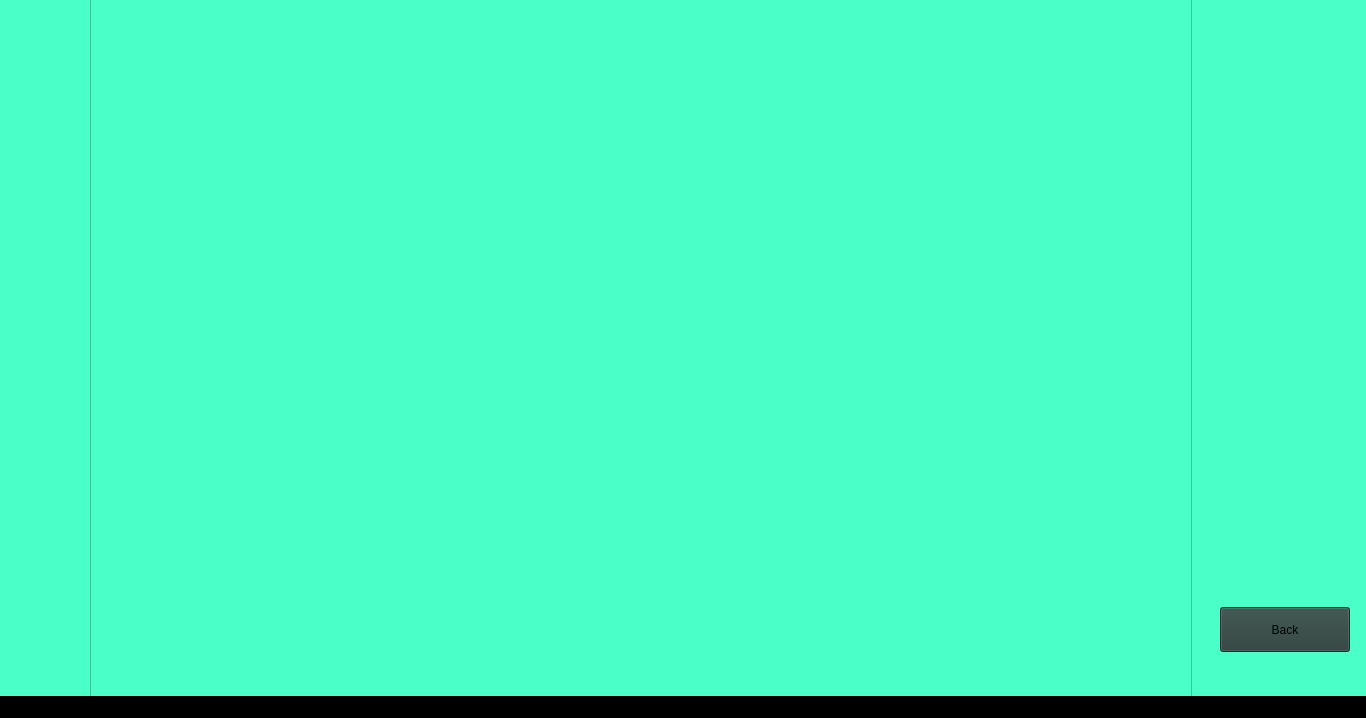
<?xml version="1.0" encoding="UTF-8"?>
<ui version="4.0">
 <class>MainWindow</class>
 <widget class="QMainWindow" name="MainWindow">
  <property name="geometry">
   <rect>
    <x>0</x>
    <y>0</y>
    <width>1366</width>
    <height>718</height>
   </rect>
  </property>
  <property name="windowTitle">
   <string>MainWindow</string>
  </property>
  <property name="styleSheet">
   <string notr="true">background-color: rgb(0, 0, 0);</string>
  </property>
  <widget class="QWidget" name="centralwidget">
   <widget class="QStackedWidget" name="stackedWidget">
    <property name="geometry">
     <rect>
      <x>0</x>
      <y>-43</y>
      <width>1366</width>
      <height>791</height>
     </rect>
    </property>
    <property name="styleSheet">
     <string notr="true">background-color: rgb(23, 162, 255);
background-color: rgb(75, 255, 201);</string>
    </property>
    <property name="currentIndex">
     <number>4</number>
    </property>
    <widget class="QWidget" name="mainMenu">
     <property name="styleSheet">
      <string notr="true">background-color: rgb(189, 189, 189);</string>
     </property>
     <widget class="QWidget" name="gridLayoutWidget">
      <property name="geometry">
       <rect>
        <x>0</x>
        <y>0</y>
        <width>1371</width>
        <height>711</height>
       </rect>
      </property>
      <layout class="QGridLayout" name="gridLayout">
       <item row="2" column="0">
        <widget class="QPushButton" name="strategiesButton">
         <property name="sizePolicy">
          <sizepolicy hsizetype="Minimum" vsizetype="Ignored">
           <horstretch>0</horstretch>
           <verstretch>0</verstretch>
          </sizepolicy>
         </property>
         <property name="maximumSize">
          <size>
           <width>130</width>
           <height>45</height>
          </size>
         </property>
         <property name="styleSheet">
          <string notr="true">background-color: rgb(42, 62, 58);
color: rgb(255, 255, 255);</string>
         </property>
         <property name="text">
          <string>Strategies</string>
         </property>
        </widget>
       </item>
       <item row="5" column="0">
        <widget class="QPushButton" name="transactionMenuButtton">
         <property name="sizePolicy">
          <sizepolicy hsizetype="Minimum" vsizetype="Ignored">
           <horstretch>0</horstretch>
           <verstretch>0</verstretch>
          </sizepolicy>
         </property>
         <property name="maximumSize">
          <size>
           <width>130</width>
           <height>45</height>
          </size>
         </property>
         <property name="styleSheet">
          <string notr="true">background-color: rgb(42, 62, 58);
color: rgb(255, 255, 255);</string>
         </property>
         <property name="text">
          <string>Transaction Menu</string>
         </property>
        </widget>
       </item>
       <item row="6" column="0">
        <widget class="QPushButton" name="exitButton">
         <property name="sizePolicy">
          <sizepolicy hsizetype="Minimum" vsizetype="Ignored">
           <horstretch>0</horstretch>
           <verstretch>0</verstretch>
          </sizepolicy>
         </property>
         <property name="maximumSize">
          <size>
           <width>130</width>
           <height>45</height>
          </size>
         </property>
         <property name="styleSheet">
          <string notr="true">background-color: rgb(42, 62, 58);
color: rgb(255, 255, 255);</string>
         </property>
         <property name="text">
          <string>EXIT</string>
         </property>
        </widget>
       </item>
       <item row="0" column="0">
        <widget class="QPushButton" name="portfolioButton">
         <property name="sizePolicy">
          <sizepolicy hsizetype="Minimum" vsizetype="Ignored">
           <horstretch>0</horstretch>
           <verstretch>0</verstretch>
          </sizepolicy>
         </property>
         <property name="maximumSize">
          <size>
           <width>130</width>
           <height>45</height>
          </size>
         </property>
         <property name="styleSheet">
          <string notr="true">background-color: rgb(42, 62, 58);
color: rgb(255, 255, 255);</string>
         </property>
         <property name="text">
          <string>Portofoliu</string>
         </property>
        </widget>
       </item>
       <item row="4" column="0">
        <widget class="QPushButton" name="riskManagementButton">
         <property name="sizePolicy">
          <sizepolicy hsizetype="Minimum" vsizetype="Ignored">
           <horstretch>0</horstretch>
           <verstretch>0</verstretch>
          </sizepolicy>
         </property>
         <property name="maximumSize">
          <size>
           <width>130</width>
           <height>45</height>
          </size>
         </property>
         <property name="styleSheet">
          <string notr="true">background-color: rgb(42, 62, 58);
color: rgb(255, 255, 255);</string>
         </property>
         <property name="text">
          <string>Risk Management</string>
         </property>
        </widget>
       </item>
       <item row="3" column="0">
        <widget class="QPushButton" name="analysisButton">
         <property name="sizePolicy">
          <sizepolicy hsizetype="Minimum" vsizetype="Ignored">
           <horstretch>0</horstretch>
           <verstretch>0</verstretch>
          </sizepolicy>
         </property>
         <property name="maximumSize">
          <size>
           <width>130</width>
           <height>45</height>
          </size>
         </property>
         <property name="styleSheet">
          <string notr="true">background-color: rgb(42, 62, 58);
color: rgb(255, 255, 255);</string>
         </property>
         <property name="text">
          <string>Analysis</string>
         </property>
        </widget>
       </item>
       <item row="1" column="0">
        <widget class="QPushButton" name="marketsButton">
         <property name="sizePolicy">
          <sizepolicy hsizetype="Minimum" vsizetype="Ignored">
           <horstretch>0</horstretch>
           <verstretch>0</verstretch>
          </sizepolicy>
         </property>
         <property name="maximumSize">
          <size>
           <width>130</width>
           <height>45</height>
          </size>
         </property>
         <property name="styleSheet">
          <string notr="true">background-color: rgb(42, 62, 58);
color: rgb(255, 255, 255);</string>
         </property>
         <property name="text">
          <string>Markets</string>
         </property>
        </widget>
       </item>
      </layout>
     </widget>
     <widget class="QCheckBox" name="demoModeToggleButton">
      <property name="geometry">
       <rect>
        <x>1210</x>
        <y>60</y>
        <width>111</width>
        <height>41</height>
       </rect>
      </property>
      <property name="sizePolicy">
       <sizepolicy hsizetype="Minimum" vsizetype="Minimum">
        <horstretch>0</horstretch>
        <verstretch>0</verstretch>
       </sizepolicy>
      </property>
      <property name="layoutDirection">
       <enum>Qt::LeftToRight</enum>
      </property>
      <property name="autoFillBackground">
       <bool>false</bool>
      </property>
      <property name="styleSheet">
       <string notr="true">background-color: rgb(42, 62, 58);
color: rgb(255, 255, 255);</string>
      </property>
      <property name="text">
       <string>Demo Mode</string>
      </property>
     </widget>
    </widget>
    <widget class="QWidget" name="apiMenu">
     <widget class="QWidget" name="gridLayoutWidget_6">
      <property name="geometry">
       <rect>
        <x>0</x>
        <y>180</y>
        <width>1361</width>
        <height>321</height>
       </rect>
      </property>
      <layout class="QGridLayout" name="gridLayout_4">
       <property name="sizeConstraint">
        <enum>QLayout::SetMinimumSize</enum>
       </property>
       <property name="spacing">
        <number>1</number>
       </property>
       <item row="3" column="0">
        <widget class="QLineEdit" name="secretApiKeyInput">
         <property name="sizePolicy">
          <sizepolicy hsizetype="Fixed" vsizetype="Fixed">
           <horstretch>0</horstretch>
           <verstretch>0</verstretch>
          </sizepolicy>
         </property>
         <property name="minimumSize">
          <size>
           <width>400</width>
           <height>50</height>
          </size>
         </property>
         <property name="styleSheet">
          <string notr="true">background-color: rgb(238, 255, 49);</string>
         </property>
         <property name="text">
          <string>API Secret Key</string>
         </property>
         <property name="alignment">
          <set>Qt::AlignCenter</set>
         </property>
        </widget>
       </item>
       <item row="2" column="0">
        <widget class="QLineEdit" name="apiKeyInput">
         <property name="sizePolicy">
          <sizepolicy hsizetype="Fixed" vsizetype="Fixed">
           <horstretch>0</horstretch>
           <verstretch>0</verstretch>
          </sizepolicy>
         </property>
         <property name="minimumSize">
          <size>
           <width>400</width>
           <height>50</height>
          </size>
         </property>
         <property name="layoutDirection">
          <enum>Qt::LeftToRight</enum>
         </property>
         <property name="styleSheet">
          <string notr="true">background-color: rgb(238, 255, 49);</string>
         </property>
         <property name="text">
          <string>API Key</string>
         </property>
         <property name="alignment">
          <set>Qt::AlignCenter</set>
         </property>
        </widget>
       </item>
       <item row="4" column="0">
        <widget class="QPushButton" name="apiLoginButton">
         <property name="styleSheet">
          <string notr="true">background-color: rgb(255, 242, 64);</string>
         </property>
         <property name="text">
          <string>Login</string>
         </property>
        </widget>
       </item>
      </layout>
     </widget>
    </widget>
    <widget class="QWidget" name="portfolioMenu">
     <property name="maximumSize">
      <size>
       <width>1366</width>
       <height>718</height>
      </size>
     </property>
     <property name="styleSheet">
      <string notr="true">background-color: rgb(189, 189, 189);</string>
     </property>
     <widget class="QPushButton" name="portfolioBackButton">
      <property name="geometry">
       <rect>
        <x>1220</x>
        <y>660</y>
        <width>130</width>
        <height>45</height>
       </rect>
      </property>
      <property name="sizePolicy">
       <sizepolicy hsizetype="Minimum" vsizetype="Ignored">
        <horstretch>0</horstretch>
        <verstretch>0</verstretch>
       </sizepolicy>
      </property>
      <property name="maximumSize">
       <size>
        <width>130</width>
        <height>45</height>
       </size>
      </property>
      <property name="styleSheet">
       <string notr="true">background-color: rgb(42, 62, 58);</string>
      </property>
      <property name="text">
       <string>Back</string>
      </property>
     </widget>
     <widget class="QWidget" name="gridLayoutWidget_2">
      <property name="geometry">
       <rect>
        <x>10</x>
        <y>-30</y>
        <width>1371</width>
        <height>801</height>
       </rect>
      </property>
      <layout class="QGridLayout" name="portfolioContentLayout">
       <item row="0" column="0">
        <widget class="QLabel" name="coinLabel">
         <property name="maximumSize">
          <size>
           <width>100</width>
           <height>50</height>
          </size>
         </property>
         <property name="styleSheet">
          <string notr="true">color: rgb(0, 0, 0);</string>
         </property>
         <property name="text">
          <string>TextLabel</string>
         </property>
         <property name="alignment">
          <set>Qt::AlignCenter</set>
         </property>
        </widget>
       </item>
       <item row="0" column="1">
        <widget class="QPushButton" name="pushButton">
         <property name="maximumSize">
          <size>
           <width>150</width>
           <height>150</height>
          </size>
         </property>
         <property name="styleSheet">
          <string notr="true">color: rgb(0, 0, 0);</string>
         </property>
         <property name="text">
          <string>PushButton</string>
         </property>
        </widget>
       </item>
      </layout>
     </widget>
    </widget>
    <widget class="QWidget" name="transactionMenu">
     <widget class="QWidget" name="gridLayoutWidget_7">
      <property name="geometry">
       <rect>
        <x>-20</x>
        <y>50</y>
        <width>1371</width>
        <height>701</height>
       </rect>
      </property>
      <layout class="QGridLayout" name="gridLayout_2">
       <item row="0" column="14">
        <widget class="QPushButton" name="analisysButton">
         <property name="sizePolicy">
          <sizepolicy hsizetype="Minimum" vsizetype="Ignored">
           <horstretch>0</horstretch>
           <verstretch>0</verstretch>
          </sizepolicy>
         </property>
         <property name="maximumSize">
          <size>
           <width>130</width>
           <height>45</height>
          </size>
         </property>
         <property name="styleSheet">
          <string notr="true">background-color: rgb(42, 62, 58);</string>
         </property>
         <property name="text">
          <string>Analisys</string>
         </property>
        </widget>
       </item>
       <item row="0" column="1">
        <widget class="QLabel" name="labelPrice">
         <property name="enabled">
          <bool>true</bool>
         </property>
         <property name="maximumSize">
          <size>
           <width>200</width>
           <height>200</height>
          </size>
         </property>
         <property name="styleSheet">
          <string notr="true">background-color: rgb(192, 176, 255);</string>
         </property>
         <property name="text">
          <string>Price</string>
         </property>
        </widget>
       </item>
       <item row="0" column="12">
        <widget class="QPushButton" name="sellButton">
         <property name="sizePolicy">
          <sizepolicy hsizetype="Minimum" vsizetype="Ignored">
           <horstretch>0</horstretch>
           <verstretch>0</verstretch>
          </sizepolicy>
         </property>
         <property name="maximumSize">
          <size>
           <width>130</width>
           <height>45</height>
          </size>
         </property>
         <property name="styleSheet">
          <string notr="true">background-color: rgb(42, 62, 58);</string>
         </property>
         <property name="text">
          <string>Sell</string>
         </property>
        </widget>
       </item>
       <item row="0" column="11">
        <widget class="QPushButton" name="buyButton">
         <property name="sizePolicy">
          <sizepolicy hsizetype="Minimum" vsizetype="Ignored">
           <horstretch>0</horstretch>
           <verstretch>0</verstretch>
          </sizepolicy>
         </property>
         <property name="maximumSize">
          <size>
           <width>130</width>
           <height>45</height>
          </size>
         </property>
         <property name="styleSheet">
          <string notr="true">background-color: rgb(42, 62, 58);</string>
         </property>
         <property name="text">
          <string>Buy</string>
         </property>
        </widget>
       </item>
       <item row="0" column="0">
        <widget class="QLabel" name="labelCoin">
         <property name="enabled">
          <bool>true</bool>
         </property>
         <property name="maximumSize">
          <size>
           <width>200</width>
           <height>200</height>
          </size>
         </property>
         <property name="styleSheet">
          <string notr="true">background-color: rgb(192, 176, 255);</string>
         </property>
         <property name="text">
          <string>Coin</string>
         </property>
        </widget>
       </item>
       <item row="0" column="13">
        <widget class="QPushButton" name="deployStrategyButton">
         <property name="sizePolicy">
          <sizepolicy hsizetype="Minimum" vsizetype="Ignored">
           <horstretch>0</horstretch>
           <verstretch>0</verstretch>
          </sizepolicy>
         </property>
         <property name="maximumSize">
          <size>
           <width>130</width>
           <height>45</height>
          </size>
         </property>
         <property name="styleSheet">
          <string notr="true">background-color: rgb(42, 62, 58);</string>
         </property>
         <property name="text">
          <string>Deploy strategy</string>
         </property>
        </widget>
       </item>
       <item row="3" column="14">
        <widget class="QPushButton" name="portfolioBackButton_2">
         <property name="sizePolicy">
          <sizepolicy hsizetype="Minimum" vsizetype="Ignored">
           <horstretch>0</horstretch>
           <verstretch>0</verstretch>
          </sizepolicy>
         </property>
         <property name="maximumSize">
          <size>
           <width>130</width>
           <height>45</height>
          </size>
         </property>
         <property name="styleSheet">
          <string notr="true">background-color: rgb(42, 62, 58);</string>
         </property>
         <property name="text">
          <string>Back</string>
         </property>
        </widget>
       </item>
       <item row="0" column="2">
        <widget class="QComboBox" name="evolutionBox">
         <property name="enabled">
          <bool>true</bool>
         </property>
         <property name="sizePolicy">
          <sizepolicy hsizetype="Ignored" vsizetype="Ignored">
           <horstretch>0</horstretch>
           <verstretch>0</verstretch>
          </sizepolicy>
         </property>
         <property name="maximumSize">
          <size>
           <width>500</width>
           <height>200</height>
          </size>
         </property>
         <item>
          <property name="text">
           <string>24h</string>
          </property>
         </item>
         <item>
          <property name="text">
           <string>7d</string>
          </property>
         </item>
         <item>
          <property name="text">
           <string>1m</string>
          </property>
         </item>
        </widget>
       </item>
       <item row="1" column="2">
        <widget class="QLabel" name="labelPriceEvolution">
         <property name="enabled">
          <bool>true</bool>
         </property>
         <property name="maximumSize">
          <size>
           <width>200</width>
           <height>44</height>
          </size>
         </property>
         <property name="styleSheet">
          <string notr="true">background-color: rgb(192, 176, 255);</string>
         </property>
         <property name="text">
          <string>Price Evolution</string>
         </property>
        </widget>
       </item>
      </layout>
     </widget>
    </widget>
    <widget class="QWidget" name="marketsMenu">
     <widget class="QWidget" name="layoutWidget">
      <property name="geometry">
       <rect>
        <x>90</x>
        <y>30</y>
        <width>1102</width>
        <height>770</height>
       </rect>
      </property>
      <layout class="QHBoxLayout" name="horizontalLayout_3">
       <item>
        <widget class="QScrollArea" name="scrollArea_2">
         <property name="sizePolicy">
          <sizepolicy hsizetype="Minimum" vsizetype="Expanding">
           <horstretch>0</horstretch>
           <verstretch>0</verstretch>
          </sizepolicy>
         </property>
         <property name="minimumSize">
          <size>
           <width>1100</width>
           <height>768</height>
          </size>
         </property>
         <property name="maximumSize">
          <size>
           <width>1366</width>
           <height>768</height>
          </size>
         </property>
         <property name="widgetResizable">
          <bool>true</bool>
         </property>
         <widget class="QWidget" name="scrollAreaWidgetContents_2">
          <property name="geometry">
           <rect>
            <x>0</x>
            <y>0</y>
            <width>1098</width>
            <height>766</height>
           </rect>
          </property>
          <layout class="QVBoxLayout" name="verticalLayout_2">
           <item>
            <layout class="QGridLayout" name="marketLayout"/>
           </item>
          </layout>
         </widget>
        </widget>
       </item>
      </layout>
     </widget>
     <widget class="QToolButton" name="marketsMenuBackButton">
      <property name="geometry">
       <rect>
        <x>1220</x>
        <y>650</y>
        <width>130</width>
        <height>45</height>
       </rect>
      </property>
      <property name="sizePolicy">
       <sizepolicy hsizetype="Minimum" vsizetype="Ignored">
        <horstretch>0</horstretch>
        <verstretch>0</verstretch>
       </sizepolicy>
      </property>
      <property name="maximumSize">
       <size>
        <width>130</width>
        <height>45</height>
       </size>
      </property>
      <property name="styleSheet">
       <string notr="true">background-color: rgb(42, 62, 58);</string>
      </property>
      <property name="text">
       <string>Back</string>
      </property>
     </widget>
    </widget>
    <widget class="QWidget" name="analysisMenu">
     <widget class="QWidget" name="gridLayoutWidget_3">
      <property name="geometry">
       <rect>
        <x>0</x>
        <y>0</y>
        <width>1371</width>
        <height>81</height>
       </rect>
      </property>
      <layout class="QGridLayout" name="gridLayout_3">
       <property name="sizeConstraint">
        <enum>QLayout::SetMinimumSize</enum>
       </property>
       <item row="2" column="1">
        <widget class="QPushButton" name="ViewTransactionHistory">
         <property name="sizePolicy">
          <sizepolicy hsizetype="Minimum" vsizetype="Ignored">
           <horstretch>0</horstretch>
           <verstretch>0</verstretch>
          </sizepolicy>
         </property>
         <property name="maximumSize">
          <size>
           <width>130</width>
           <height>45</height>
          </size>
         </property>
         <property name="styleSheet">
          <string notr="true">background-color: rgb(42, 62, 58);</string>
         </property>
         <property name="text">
          <string>View transaction history</string>
         </property>
        </widget>
       </item>
       <item row="2" column="0">
        <widget class="QPushButton" name="GenerateReport">
         <property name="sizePolicy">
          <sizepolicy hsizetype="Minimum" vsizetype="Ignored">
           <horstretch>0</horstretch>
           <verstretch>0</verstretch>
          </sizepolicy>
         </property>
         <property name="maximumSize">
          <size>
           <width>130</width>
           <height>45</height>
          </size>
         </property>
         <property name="styleSheet">
          <string notr="true">background-color: rgb(42, 62, 58);</string>
         </property>
         <property name="text">
          <string>Generate report </string>
         </property>
        </widget>
       </item>
      </layout>
     </widget>
     <widget class="QPushButton" name="analysisBackButton">
      <property name="geometry">
       <rect>
        <x>1110</x>
        <y>620</y>
        <width>130</width>
        <height>45</height>
       </rect>
      </property>
      <property name="sizePolicy">
       <sizepolicy hsizetype="Minimum" vsizetype="Ignored">
        <horstretch>0</horstretch>
        <verstretch>0</verstretch>
       </sizepolicy>
      </property>
      <property name="maximumSize">
       <size>
        <width>130</width>
        <height>45</height>
       </size>
      </property>
      <property name="styleSheet">
       <string notr="true">background-color: rgb(42, 62, 58);</string>
      </property>
      <property name="text">
       <string>Back</string>
      </property>
     </widget>
    </widget>
    <widget class="QWidget" name="strategiesMenu">
     <widget class="QWidget" name="gridLayoutWidget_4">
      <property name="geometry">
       <rect>
        <x>0</x>
        <y>0</y>
        <width>1371</width>
        <height>791</height>
       </rect>
      </property>
      <layout class="QGridLayout" name="gridLayout_9">
       <item row="2" column="0">
        <widget class="QPushButton" name="strategiesBackButton">
         <property name="sizePolicy">
          <sizepolicy hsizetype="Maximum" vsizetype="Maximum">
           <horstretch>0</horstretch>
           <verstretch>0</verstretch>
          </sizepolicy>
         </property>
         <property name="minimumSize">
          <size>
           <width>150</width>
           <height>50</height>
          </size>
         </property>
         <property name="styleSheet">
          <string notr="true">background-color: rgb(43, 43, 43);</string>
         </property>
         <property name="text">
          <string>Go back</string>
         </property>
        </widget>
       </item>
       <item row="0" column="0">
        <widget class="QPushButton" name="predefinedStrategiesButton_6">
         <property name="sizePolicy">
          <sizepolicy hsizetype="Maximum" vsizetype="Maximum">
           <horstretch>0</horstretch>
           <verstretch>0</verstretch>
          </sizepolicy>
         </property>
         <property name="minimumSize">
          <size>
           <width>150</width>
           <height>50</height>
          </size>
         </property>
         <property name="styleSheet">
          <string notr="true">background-color: rgb(43, 43, 43);</string>
         </property>
         <property name="text">
          <string>Predefined Strategies </string>
         </property>
        </widget>
       </item>
       <item row="1" column="0">
        <widget class="QPushButton" name="userStrategiesButton_6">
         <property name="sizePolicy">
          <sizepolicy hsizetype="Maximum" vsizetype="Maximum">
           <horstretch>0</horstretch>
           <verstretch>0</verstretch>
          </sizepolicy>
         </property>
         <property name="minimumSize">
          <size>
           <width>150</width>
           <height>50</height>
          </size>
         </property>
         <property name="styleSheet">
          <string notr="true">background-color: rgb(43, 43, 43);</string>
         </property>
         <property name="text">
          <string>Your strategies</string>
         </property>
        </widget>
       </item>
      </layout>
     </widget>
    </widget>
    <widget class="QWidget" name="riskManagementMenu">
     <widget class="QWidget" name="gridLayoutWidget_5">
      <property name="geometry">
       <rect>
        <x>0</x>
        <y>0</y>
        <width>1361</width>
        <height>771</height>
       </rect>
      </property>
      <layout class="QGridLayout" name="gridLayout_10">
       <item row="0" column="5">
        <widget class="QToolButton" name="portfolioButton_10">
         <property name="sizePolicy">
          <sizepolicy hsizetype="Minimum" vsizetype="Ignored">
           <horstretch>0</horstretch>
           <verstretch>0</verstretch>
          </sizepolicy>
         </property>
         <property name="maximumSize">
          <size>
           <width>130</width>
           <height>45</height>
          </size>
         </property>
         <property name="styleSheet">
          <string notr="true">background-color: rgb(42, 62, 58);</string>
         </property>
         <property name="text">
          <string>Buy Order</string>
         </property>
        </widget>
       </item>
       <item row="0" column="3">
        <widget class="QToolButton" name="portfolioButton_5">
         <property name="sizePolicy">
          <sizepolicy hsizetype="Minimum" vsizetype="Ignored">
           <horstretch>0</horstretch>
           <verstretch>0</verstretch>
          </sizepolicy>
         </property>
         <property name="maximumSize">
          <size>
           <width>130</width>
           <height>45</height>
          </size>
         </property>
         <property name="styleSheet">
          <string notr="true">background-color: rgb(42, 62, 58);</string>
         </property>
         <property name="text">
          <string>Sell market</string>
         </property>
        </widget>
       </item>
       <item row="0" column="2">
        <widget class="QToolButton" name="portfolioButton_7">
         <property name="sizePolicy">
          <sizepolicy hsizetype="Minimum" vsizetype="Ignored">
           <horstretch>0</horstretch>
           <verstretch>0</verstretch>
          </sizepolicy>
         </property>
         <property name="maximumSize">
          <size>
           <width>130</width>
           <height>45</height>
          </size>
         </property>
         <property name="styleSheet">
          <string notr="true">background-color: rgb(42, 62, 58);</string>
         </property>
         <property name="text">
          <string>Stop loss </string>
         </property>
        </widget>
       </item>
       <item row="0" column="4">
        <widget class="QToolButton" name="portfolioButton_6">
         <property name="sizePolicy">
          <sizepolicy hsizetype="Minimum" vsizetype="Ignored">
           <horstretch>0</horstretch>
           <verstretch>0</verstretch>
          </sizepolicy>
         </property>
         <property name="maximumSize">
          <size>
           <width>130</width>
           <height>45</height>
          </size>
         </property>
         <property name="styleSheet">
          <string notr="true">background-color: rgb(42, 62, 58);</string>
         </property>
         <property name="text">
          <string>Buy Limit</string>
         </property>
        </widget>
       </item>
       <item row="0" column="1">
        <widget class="QToolButton" name="portfolioButton_9">
         <property name="sizePolicy">
          <sizepolicy hsizetype="Minimum" vsizetype="Ignored">
           <horstretch>0</horstretch>
           <verstretch>0</verstretch>
          </sizepolicy>
         </property>
         <property name="maximumSize">
          <size>
           <width>130</width>
           <height>45</height>
          </size>
         </property>
         <property name="styleSheet">
          <string notr="true">background-color: rgb(42, 62, 58);</string>
         </property>
         <property name="text">
          <string>Take Profit</string>
         </property>
        </widget>
       </item>
       <item row="0" column="0">
        <widget class="QToolButton" name="portfolioButton_4">
         <property name="sizePolicy">
          <sizepolicy hsizetype="Minimum" vsizetype="Ignored">
           <horstretch>0</horstretch>
           <verstretch>0</verstretch>
          </sizepolicy>
         </property>
         <property name="maximumSize">
          <size>
           <width>130</width>
           <height>45</height>
          </size>
         </property>
         <property name="styleSheet">
          <string notr="true">background-color: rgb(42, 62, 58);</string>
         </property>
         <property name="text">
          <string>Buy market</string>
         </property>
        </widget>
       </item>
       <item row="1" column="5">
        <widget class="QToolButton" name="riskManagementBackButton">
         <property name="sizePolicy">
          <sizepolicy hsizetype="Minimum" vsizetype="Ignored">
           <horstretch>0</horstretch>
           <verstretch>0</verstretch>
          </sizepolicy>
         </property>
         <property name="maximumSize">
          <size>
           <width>130</width>
           <height>45</height>
          </size>
         </property>
         <property name="styleSheet">
          <string notr="true">background-color: rgb(42, 62, 58);</string>
         </property>
         <property name="text">
          <string>Back</string>
         </property>
        </widget>
       </item>
      </layout>
     </widget>
    </widget>
   </widget>
  </widget>
  <widget class="QMenuBar" name="menubar">
   <property name="geometry">
    <rect>
     <x>0</x>
     <y>0</y>
     <width>1366</width>
     <height>21</height>
    </rect>
   </property>
  </widget>
  <widget class="QStatusBar" name="statusbar"/>
 </widget>
 <resources/>
 <connections/>
</ui>
